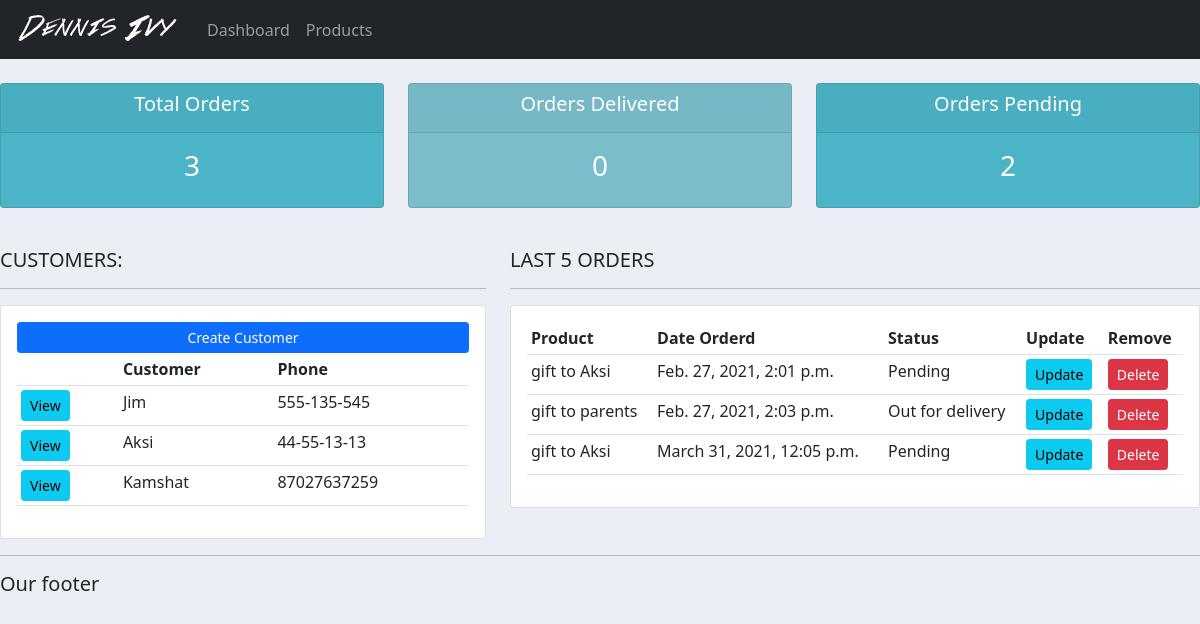
Before: / with the older database file.
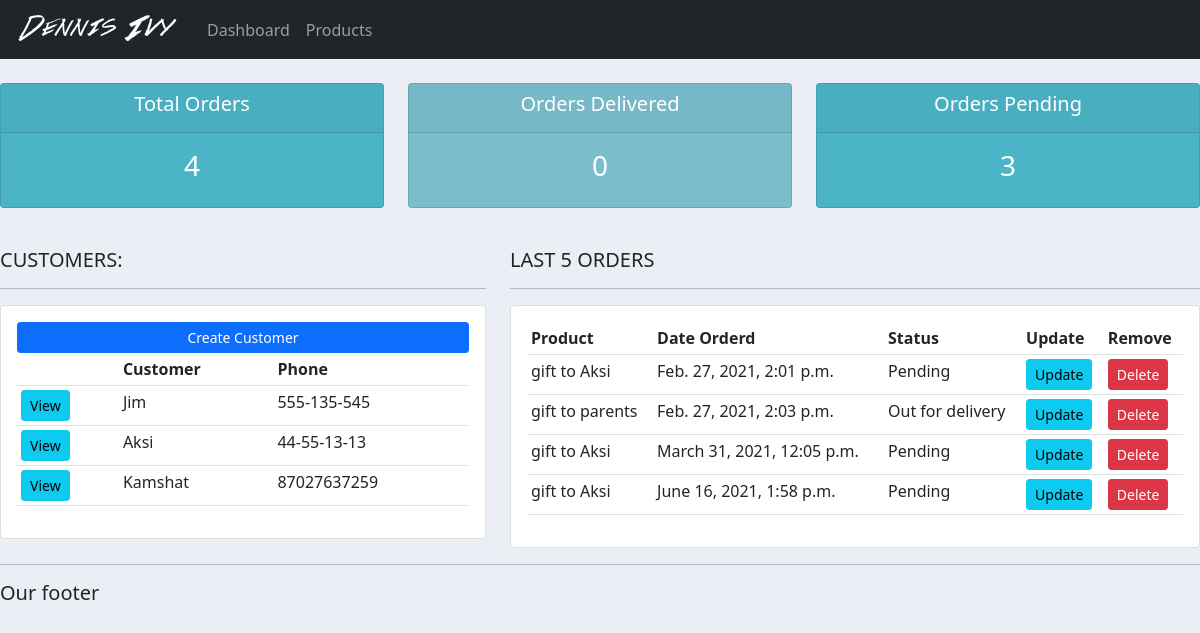
After: the same page with the newer database file.
### accounts/models.py (models this page shows, shortened)
class Customer(models.Model):
    name = models.CharField(max_length=200, null=True)
    phone = models.CharField(max_length=200, null=True)
    email = models.CharField(max_length=200, null=True)
    date_created = models.DateTimeField(auto_now_add=True, null=True)

class Order(models.Model):
    STATUS = (
            ('Pending', 'Pending'),
            ('Out for delivery', 'Out for delivery'),
            ('Delivered', 'Delivered')
            )
    customer = models.ForeignKey(Customer, null=True, on_delete= models.SET_NULL)
    product = models.ForeignKey(Product, null=True, on_delete= models.SET_NULL)
    date_created = models.DateTimeField(auto_now_add=True, null=True)
    status = models.CharField(max_length=200, null=True,choices=STATUS)
    note = models.CharField(max_length=1000, null=True)

class Product(models.Model):
    CATEGORY = (
        ('Indoor', 'Indoor'),
        ('Out Door', 'Out Door'),
    )
    name = models.CharField(max_length=200, null=True)
    price = FloatField(null=True)
    category = models.CharField(max_length=200, null=True, choices=CATEGORY)
    description = models.CharField(max_length=200, null=True, blank=True)
    date_created = models.DateTimeField(auto_now_add=True, null=True)
    tags = models.ManyToManyField(Tag)
    def __str__(self):
        return self.name

### accounts/views.py (the view)
# urls.py: path('', views.home, name='home'),
def home(request):
    orders = Order.objects.all()
    customers = Customer.objects.all()
    total_customers = customers.count()
    total_orders = orders.count()
    delivered = orders.filter(status='Delivered').count()
    pending = orders.filter(status='Pending').count()
    context = {'orders':orders, 'customers':customers, 'total_customers':total_customers, 'delivered':delivered, 'total_orders':total_orders, 'pending':pending}
    return render(request, 'accounts/dashboard.html', context)

### accounts/templates/accounts/dashboard.html
{% extends 'accounts/main.html' %}
{% block content %}
{% include 'accounts/status.html' %}
<br>
<div class="row">
    <div class="col-md-5">
        <h5>CUSTOMERS:</h5>
        <hr>
        <div class="card card-body">
            <a class="btn btn-primary btn-sm btn-block" href="">Create Customer</a>
            <table class="table table-sm">
                <tr>
                    <th></th>
                    <th>Customer</th>
                    <th>Phone</th>
                </tr>
                {% for customer in customers %}
                <tr>
                    <td><a class='btn btn-sm btn-info' href="{% url 'customer' customer.id %}">View</a></td>
                    <td>{{customer.name}}</td>
                    <td>{{customer.phone}}</td>
                </tr>
                {% endfor %}
            </table>
        </div>
    </div>
    <div class="col-md-7">
        <h5>LAST 5 ORDERS</h5>
        <hr>
        <div class="card card-body">
            <table class="table table-sm">
                <tr>
                    <th>Product</th>
                    <th>Date Orderd</th>
                    <th>Status</th>
                    <th>Update</th>
                    <th>Remove</th>
                </tr>
                {% for order in orders %}
                <tr>
                    <td>{{order.product}}</td>
                    <td>{{order.date_created}}</td>
                    <td>{{order.status}}</td>
                    <td><a class="btn btn-sm btn-info" href="{% url 'update_order' order.id %}">Update</a></td>
                    <td><a class="btn btn-sm btn-danger" href="{% url 'delete_order' order.id %}">Delete</a></td>
                </tr>
                {% endfor %}
            </table>
        </div>
    </div>
</div>
{% endblock %}

Changed rows visible on the page:
added Order: product "gift to Aksi", date_created "June 16, 2021, 1:58 p.m.", status "Pending"
Other visible differences:
{{ total_orders }}: "3" → "4"
{{ pending }}: "2" → "3"
